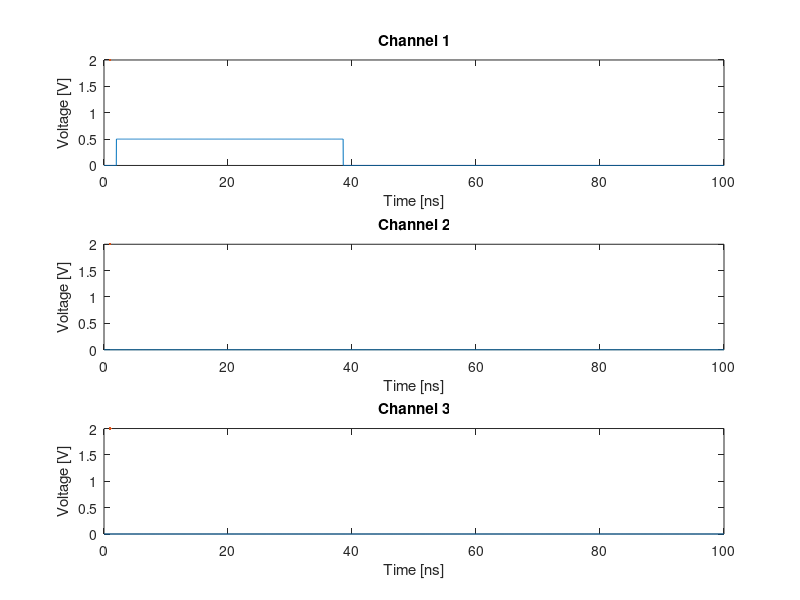

This figure's MATLAB source: (Note: this script raises an error after producing the figure.)
% Constants
t = linspace(0, 100, 5000); % Time in Nano Seconds
td_BNC12 = 18.288;          % Time Delays of going through once
td_BNC18 = 27.432;
Z_shunt = 0;
ZO = 50;
ZL = inf;

if (Z_shunt == 0), Z_j = 0; else, Z_j = (Z_shunt * ZO) / (Z_shunt + ZO); end
gamma = (Z_j - ZO) / (Z_j + ZO);
T = 1 + gamma;

% Voltage Step
v = @(t, amp1, td1, amp2, td2) amp1*(t >= 2 + td1) + amp2*(t >= 2 + td2);

% Plotting
subplot(3,1,1)
plot(t, v(t, 0.5, 0, gamma*0.5, 2*td_BNC12), lineWidth=2)
title("Channel 1")
xlabel("Time [ns]")
ylabel("Voltage [V]")

subplot(3,1,2)
plot(t, v(t, T*0.5, td_BNC12, 0, 0), lineWidth=2)
title("Channel 2")
xlabel("Time [ns]")
ylabel("Voltage [V]")

subplot(3,1,3)
plot(t, v(t, T*0.5, td_BNC12+td_BNC18, 0, 0), lineWidth=2)
title("Channel 3")
xlabel("Time [ns]")
ylabel("Voltage [V]")
sgtitle(Z_shunt + "\Omega Shunt, " + ZL + "\Omega Termination", 'FontWeight', "Bold")
